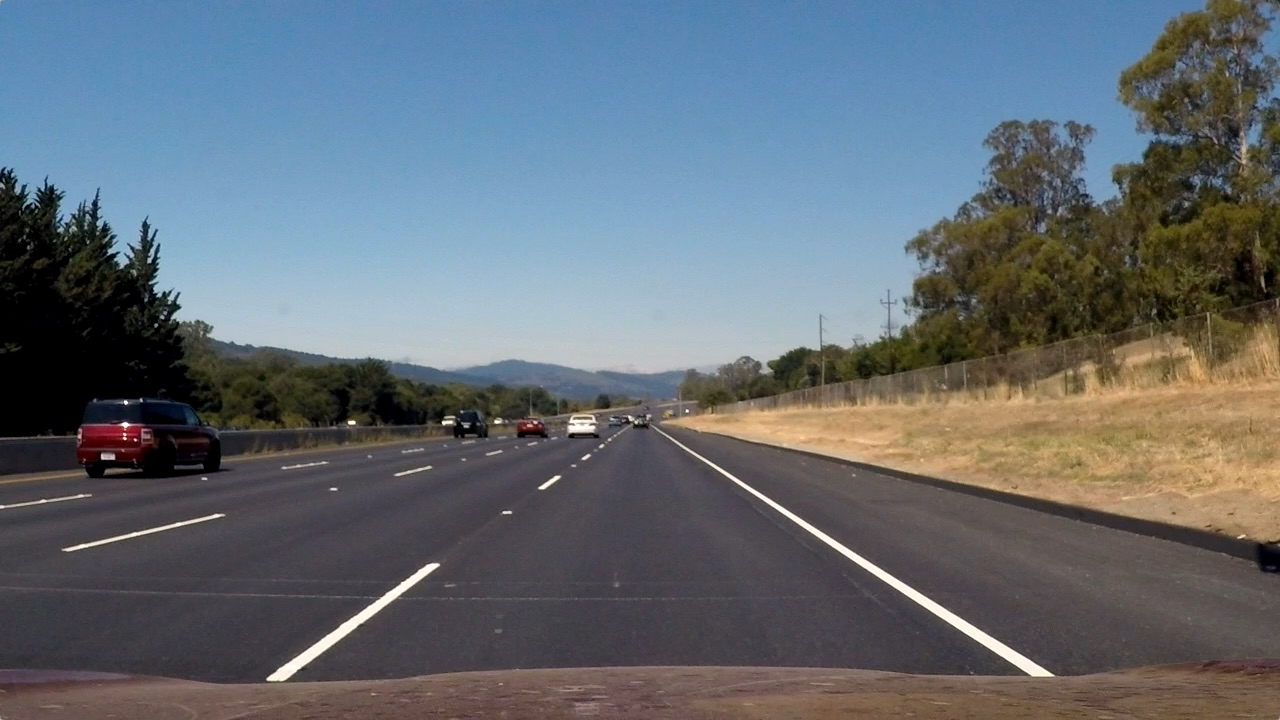
#> input picture test_images/straight_lines2.jpg, 1280 x 720 px
$ jupyter execute --allow-errors Lane-Findings.ipynb   (shell and % lines are left out)   (older library calls are emulated)
#> lines starting #> are read from the running program, lines starting #| are printed output that depends on the picture; after the words box and inside, x2 and y2 are one past the last pixel; in counts of white or black regions, pixels touching at a corner belong together
### screen_grab.py
import numpy as np
import cv2
from PIL import ImageGrab
import time
import matplotlib.pyplot as plt
from lane_findings import process_image

def screen_grab():
    last_time = time.time()
    #image = []
    while True:
        printScreen = np.array(ImageGrab.grab(bbox = (0,40,670,503)))
        print('Loop took {} seconds .'.format(time.time() - last_time))
        last_time  = time.time()
        screen = process_image(printScreen)
        cv2.imshow('window', screen)
        #image.append(printScreen)
        #cv2.imshow('window', cv2.cvtColor(printScreen, cv2.COLOR_BGR2RGB))
        if cv2.waitKey(25) & 0xFF == ord('q'):
            cv2.destroyAllWindows()
            break

    #cv2.imwrite('image.png',np.array(image[7], dtype='float32'))

screen_grab()
#plt.imshow('image.png')

### Lane-Findings.ipynb
[cell 1]
import pickle
import numpy as np
import cv2
import glob
import matplotlib.pyplot as plt
import matplotlib.image as mpimg

[cell 2]
#image = cv2.imread('test_images/straight_lines2.jpg')
image = mpimg.imread('test_images/straight_lines2.jpg')
#> image is the input picture: shape (720, 1280, 3); mean R, G, B 99.4, 107.7, 115.1
image123 = mpimg.imread('test_images/test5.jpg')
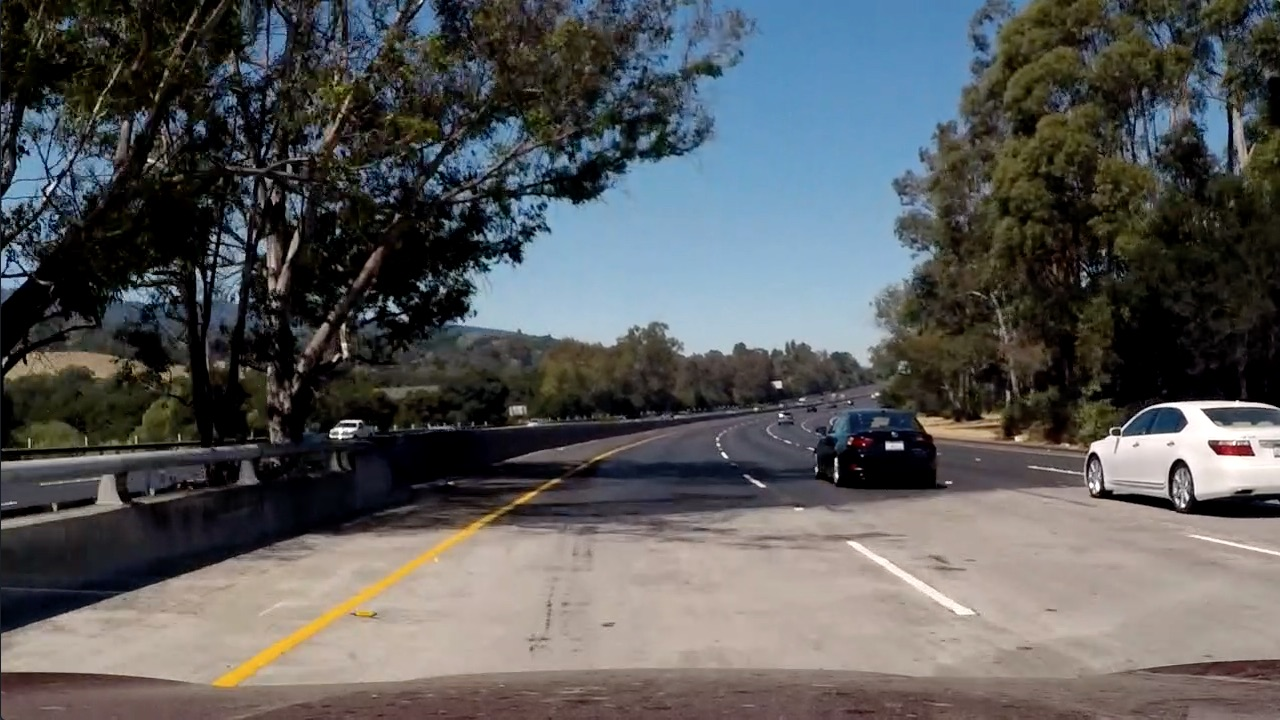
#> input picture test_images/test5.jpg, 1280 x 720 px
#> image123 is the input picture: shape (720, 1280, 3); mean R, G, B 88.5, 89.3, 89.8
print('This image is:', type(image), 'with dimensions:', image.shape)
#| This image is: <class 'numpy.ndarray'> with dimensions: (720, 1280, 3)
plt.imshow(image)
print('\nThis image is distorted')

[cell 3]
# prepare object points, like (0,0,0), (1,0,0), (2,0,0) ....,(6,5,0)
objp = np.zeros((6*9,3), np.float32)
objp[:,:2] = np.mgrid[0:9,0:6].T.reshape(-1,2)

# Arrays to store object points and image points from all the images.
objpoints = [] # 3d points in real world space
imgpoints = [] # 2d points in image plane.

# Make a list of calibration images
images = glob.glob('./Calibration/calibration*.jpg')

# Step through the list and search for chessboard corners
for fname in images:
    img = cv2.imread(fname)
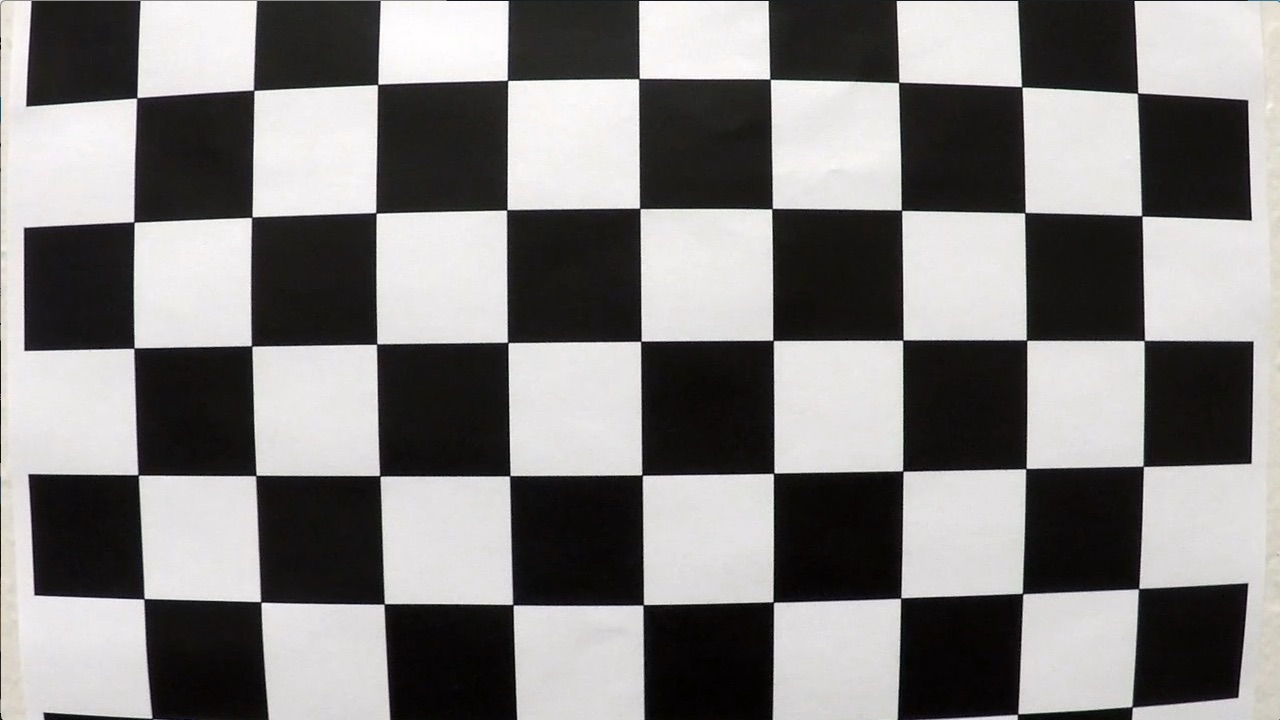
#> input picture Calibration/calibration1.jpg, 1280 x 720 px
#> img is the input picture: shape (720, 1280, 3); mean B, G, R 127.8, 128.4, 130.1
    gray = cv2.cvtColor(img,cv2.COLOR_BGR2GRAY)

    # Find the chessboard corners
    ret, corners = cv2.findChessboardCorners(gray, (9,6),None)
#> ret = False; corners = None

    # If found, add object points, image points
    if ret == True:
        objpoints.append(objp)
        imgpoints.append(corners)

        # Draw and display the corners
        img = cv2.drawChessboardCorners(img, (9,6), corners, ret)
        cv2.imshow('img',img)
        cv2.waitKey(500)

cv2.destroyAllWindows()

[cell 4]
undist_array = []

def cal_undistort(img, objpoints, imgpoints):
    # Use cv2.calibrateCamera() and cv2.undistort()
    ret, mtx, dist, rvecs, tvecs = cv2.calibrateCamera(objpoints, imgpoints, img.shape[1::-1], None, None)
#> ret = 0.644; mtx = [[1057.6, 0, 691.1], [0, 1058.6, 278], [0, 0, 1]]; dist = [[-0.322, 0.709, 0.013, 0.00946, -1.02]]; rvecs = ([0.424, -0.236, 0.0488], [-0.024, 0.4, -0.0295]); tvecs = ([-2.48, 1.1, 17.79], [-17.95, -0.401, 29.17])
    undist = cv2.undistort(img, mtx, dist, None, mtx)
    return undist

test_images = glob.glob('test_images/test*.jpg')
#test_images_straight = glob.glob('test_images/straight_lines*.jpg')

#undistorted = cal_undistort(image, objpoints, imgpoints)

for fname in test_images:
    image1 = mpimg.imread(fname)
    undistorted = cal_undistort(image1, objpoints, imgpoints)
    undist_array.append(undistorted)
    plt.figure()
    plt.imshow(undistorted)

print('\nThese images are undistorted')

[cell 5]
binary_image_array = []

for image in undist_array:
    #image = undistorted
    #gray = cv2.cvtColor(image, cv2.COLOR_RGB2GRAY)
    hls = cv2.cvtColor(image, cv2.COLOR_RGB2HLS)
    s_channel = hls[:,:,2]
    gray = cv2.cvtColor(image, cv2.COLOR_RGB2GRAY)
    sobelx = cv2.Sobel(gray, cv2.CV_64F, 1, 0) # Take the derivative in x
    abs_sobelx = np.absolute(sobelx) # Absolute x derivative to accentuate lines away from horizontal
    scaled_sobel = np.uint8(255*abs_sobelx/np.max(abs_sobelx))
    thresh_min = 20
    thresh_max = 100
    sxbinary = np.zeros_like(scaled_sobel)
    sxbinary[(scaled_sobel >= thresh_min) & (scaled_sobel <= thresh_max)] = 1
    s_thresh_min = 170
    s_thresh_max = 255
    s_binary = np.zeros_like(s_channel)
    s_binary[(s_channel >= s_thresh_min) & (s_channel <= s_thresh_max)] = 1
    color_binary = np.dstack(( np.zeros_like(sxbinary), sxbinary, s_binary)) * 255
    combined_binary = np.zeros_like(sxbinary)
    combined_binary[(s_binary == 1) | (sxbinary == 1)] = 1
    binary_image_array.append(combined_binary)
    plt.figure()
    plt.imshow(combined_binary, cmap='gray')
#> this loop made 1 pass
#> (thresh_min, thresh_max, s_thresh_min, s_thresh_max) on pass 1: (20, 100, 170, 255)
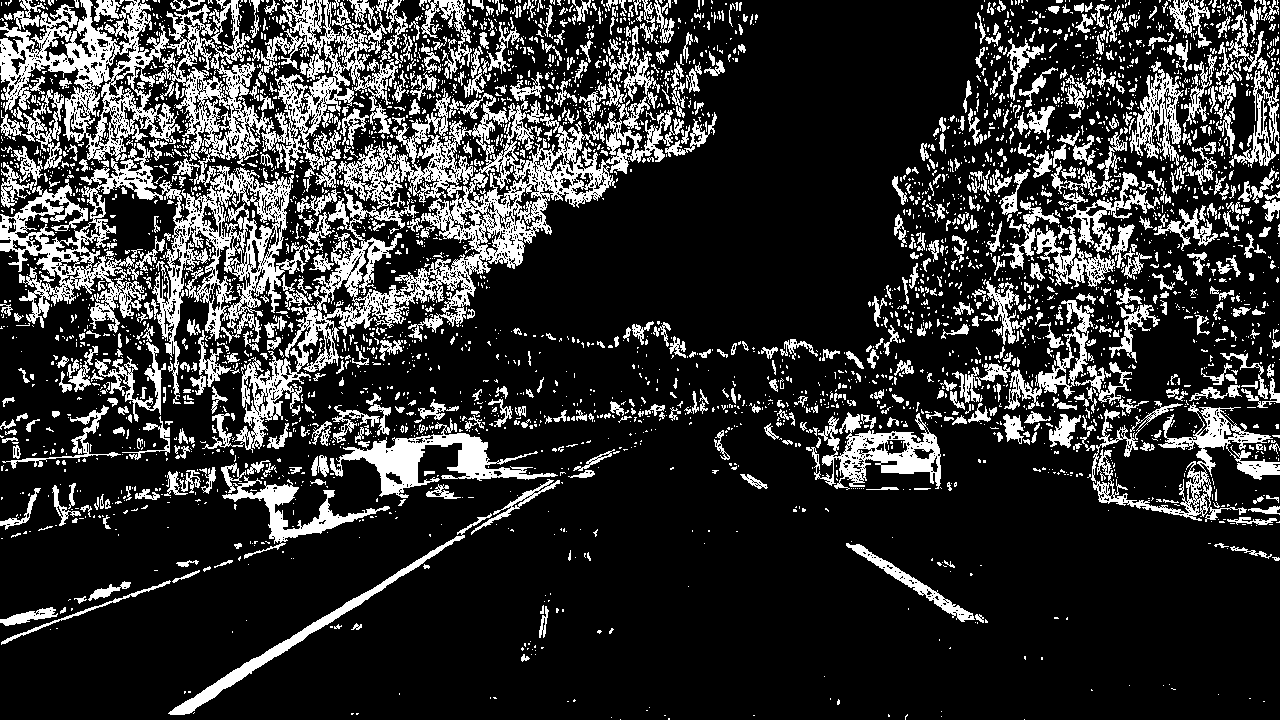
#> combined_binary: shape (720, 1280); values 0 (black) and 1 (white), 20.2% white; 4085 white regions (3317 under 20 px), largest, box (x1, y1, x2, y2) and area: (0, 0, 408, 404) 45498, (234, 78, 684, 453) 25812, (330, 418, 558, 498) 4869
#> s_binary: shape (720, 1280); values 0 (black) and 1 (white), 7.9% white; 2440 white regions (1917 under 20 px), largest, box (x1, y1, x2, y2) and area: (336, 433, 558, 498) 4552, (0, 179, 116, 288) 3819, (168, 535, 465, 715) 2834
#> sxbinary: shape (720, 1280); values 0 (black) and 1 (white), 12.7% white in thin lines or dots
#> after the loop, binary_image_array = 1 item

[cell 6]
nx = 9 # the number of inside corners in x
ny = 6 # the number of inside corners in y

img_size = (image.shape[1], image.shape[0])

src = np.float32([[590,450],[687,450],[1100,720],[200,720]])

dst = np.float32([[300,0],[900,0],[900,720],[300,720]])

M = cv2.getPerspectiveTransform(src, dst)

M_inverse = cv2.getPerspectiveTransform(dst, src)

[cell 7]
def warper(img, src, dst):

    # Compute and apply perpective transform
    img_size = (img.shape[1], img.shape[0])
    M = cv2.getPerspectiveTransform(src, dst)
    warped = cv2.warpPerspective(img, M, img_size, flags=cv2.INTER_NEAREST)  # keep same size as input image

    return warped

[cell 8]
binary_warped_images = []
for img in binary_image_array:
    warped_image = warper(img, src, dst)
    #warped_image_gray = cv2.cvtColor(warped_image,cv2.COLOR_BGR2GRAY)
    plt.figure()
    plt.imshow(warped_image, cmap='gray')
    binary_warped_images.append(warped_image)
#> this loop made 1 pass
#> img_size in warper on pass 1: (1280, 720)
#> after the loop, binary_warped_images = 1 item

[cell 9]
def find_lane_pixels(binary_warped):
    # Take a histogram of the bottom half of the image
    histogram = np.sum(binary_warped[binary_warped.shape[0]//2:,:], axis=0)
    # Create an output image to draw on and visualize the result
    out_img = np.dstack((binary_warped, binary_warped, binary_warped))
    # Find the peak of the left and right halves of the histogram
    # These will be the starting point for the left and right lines
    midpoint = np.int(histogram.shape[0]//2)
    leftx_base = np.argmax(histogram[:midpoint])
    rightx_base = np.argmax(histogram[midpoint:]) + midpoint

    # HYPERPARAMETERS
    # Choose the number of sliding windows
    nwindows = 9
    # Set the width of the windows +/- margin
    margin = 100
    # Set minimum number of pixels found to recenter window
    minpix = 50

    # Set height of windows - based on nwindows above and image shape
    window_height = np.int(binary_warped.shape[0]//nwindows)
    # Identify the x and y positions of all nonzero pixels in the image
    nonzero = binary_warped.nonzero()
    nonzeroy = np.array(nonzero[0])
    nonzerox = np.array(nonzero[1])
    # Current positions to be updated later for each window in nwindows
    leftx_current = leftx_base
    rightx_current = rightx_base

    # Create empty lists to receive left and right lane pixel indices
    left_lane_inds = []
    right_lane_inds = []

    # Step through the windows one by one
    for window in range(nwindows):
        # Identify window boundaries in x and y (and right and left)
        win_y_low = binary_warped.shape[0] - (window+1)*window_height
        win_y_high = binary_warped.shape[0] - window*window_height
        ### TO-DO: Find the four below boundaries of the window ###
        win_xleft_low = leftx_current - margin
        win_xleft_high = leftx_current + margin
        win_xright_low = rightx_current - margin
        win_xright_high = rightx_current + margin

        # Draw the windows on the visualization image
        cv2.rectangle(out_img,(win_xleft_low,win_y_low),
        (win_xleft_high,win_y_high),(0,255,0), 2)
        cv2.rectangle(out_img,(win_xright_low,win_y_low),
        (win_xright_high,win_y_high),(0,255,0), 2)

        ### TO-DO: Identify the nonzero pixels in x and y within the window ###
        good_left_inds = ((nonzeroy >= win_y_low) & (nonzeroy < win_y_high) &
        (nonzerox >= win_xleft_low) &  (nonzerox < win_xleft_high)).nonzero()[0]
        good_right_inds = ((nonzeroy >= win_y_low) & (nonzeroy < win_y_high) &
        (nonzerox >= win_xright_low) &  (nonzerox < win_xright_high)).nonzero()[0]

        # Append these indices to the lists
        left_lane_inds.append(good_left_inds)
        right_lane_inds.append(good_right_inds)

        ### TO-DO: If you found > minpix pixels, recenter next window ###
        ### (`right` or `leftx_current`) on their mean position ###

        if len(good_left_inds) > minpix:
            leftx_current = np.int(np.mean(nonzerox[good_left_inds]))
        if len(good_right_inds) > minpix:
            rightx_current = np.int(np.mean(nonzerox[good_right_inds]))

    # Concatenate the arrays of indices (previously was a list of lists of pixels)
    try:
        left_lane_inds = np.concatenate(left_lane_inds)
        right_lane_inds = np.concatenate(right_lane_inds)
    except ValueError:
        # Avoids an error if the above is not implemented fully
        pass

    # Extract left and right line pixel positions
    leftx = nonzerox[left_lane_inds]
    lefty = nonzeroy[left_lane_inds]
    rightx = nonzerox[right_lane_inds]
    righty = nonzeroy[right_lane_inds]

    return leftx, lefty, rightx, righty, out_img


def fit_polynomial(binary_warped):
    # Find our lane pixels first
    leftx, lefty, rightx, righty, out_img = find_lane_pixels(binary_warped)

    # Fit a second order polynomial to each using `np.polyfit`
    left_fit = np.polyfit(lefty, leftx, 2)
    right_fit = np.polyfit(righty, rightx, 2)

    # Generate x and y values for plotting
    ploty = np.linspace(0, binary_warped.shape[0]-1, binary_warped.shape[0] )
    try:
        left_fitx = left_fit[0]*ploty**2 + left_fit[1]*ploty + left_fit[2]
        right_fitx = right_fit[0]*ploty**2 + right_fit[1]*ploty + right_fit[2]
    except TypeError:
        # Avoids an error if `left` and `right_fit` are still none or incorrect
        print('The function failed to fit a line!')
        left_fitx = 1*ploty**2 + 1*ploty
        right_fitx = 1*ploty**2 + 1*ploty

    ## Visualization ##
    # Colors in the left and right lane regions
    out_img[lefty, leftx] = [255, 0, 0]
    out_img[righty, rightx] = [0, 0, 255]

    # Plots the left and right polynomials on the lane lines
    plt.plot(left_fitx, ploty, color='yellow')
    plt.plot(right_fitx, ploty, color='yellow')

    return out_img


#out_img = fit_polynomial(binary_warped_images[0])
#plt.imshow(out_img)
for img in binary_warped_images:
    result = fit_polynomial(img)
    plt.imshow(result)
    plt.figure()
#> this loop made 1 pass

[cell 10]
def measure_radius_of_curvature(x_values, binary_warped):
    num_rows = binary_warped.shape[0]

    ym_per_pix = 30/720 # meters per pixel in y dimension
    xm_per_pix = 3.7/700 # meters per pixel in x dimension
    # If no pixels were found return None
    y_points = np.linspace(0, num_rows-1, num_rows)
    y_eval = np.max(y_points)

    # Fit new polynomials to x,y in world space
    fit_cr = np.polyfit(y_points*ym_per_pix, x_values*xm_per_pix, 2)
    curverad = ((1 + (2*fit_cr[0]*y_eval*ym_per_pix + fit_cr[1])**2)**1.5) / np.absolute(2*fit_cr[0])
    return curverad

[cell 11]
final_lane_images = []

left_fit = np.array([ 2.13935315e-04, -3.77507980e-01,  4.76902175e+02])
right_fit = np.array([4.17622148e-04, -4.93848953e-01,  1.11806170e+03])

def fit_poly(img_shape, leftx, lefty, rightx, righty):
     ### TO-DO: Fit a second order polynomial to each with np.polyfit() ###
    left_fit = np.polyfit(lefty, leftx, 2)
    right_fit = np.polyfit(righty, rightx, 2)
    # Generate x and y values for plotting
    ploty = np.linspace(0, img_shape[0]-1, img_shape[0])
    ### TO-DO: Calc both polynomials using ploty, left_fit and right_fit ###
    left_fitx = left_fit[0]*ploty**2 + left_fit[1]*ploty + left_fit[2]
    right_fitx = right_fit[0]*ploty**2 + right_fit[1]*ploty + right_fit[2]

    return left_fitx, right_fitx, ploty

def search_around_poly(binary_warped):
    # HYPERPARAMETER
    # Choose the width of the margin around the previous polynomial to search
    # The quiz grader expects 100 here, but feel free to tune on your own!
    margin = 100

    # Grab activated pixels
    nonzero = binary_warped.nonzero()
    nonzeroy = np.array(nonzero[0])
    nonzerox = np.array(nonzero[1])

    ### TO-DO: Set the area of search based on activated x-values ###
    ### within the +/- margin of our polynomial function ###
    ### Hint: consider the window areas for the similarly named variables ###
    ### in the previous quiz, but change the windows to our new search area ###
    left_lane_inds = ((nonzerox > (left_fit[0]*(nonzeroy**2) + left_fit[1]*nonzeroy +
                    left_fit[2] - margin)) & (nonzerox < (left_fit[0]*(nonzeroy**2) +
                    left_fit[1]*nonzeroy + left_fit[2] + margin)))
    right_lane_inds = ((nonzerox > (right_fit[0]*(nonzeroy**2) + right_fit[1]*nonzeroy +
                    right_fit[2] - margin)) & (nonzerox < (right_fit[0]*(nonzeroy**2) +
                    right_fit[1]*nonzeroy + right_fit[2] + margin)))

    # Again, extract left and right line pixel positions
    leftx = nonzerox[left_lane_inds]
    lefty = nonzeroy[left_lane_inds]
    rightx = nonzerox[right_lane_inds]
    righty = nonzeroy[right_lane_inds]

    # Fit new polynomials
    left_fitx, right_fitx, ploty = fit_poly(binary_warped.shape, leftx, lefty, rightx, righty)


    left_curve_radius = measure_radius_of_curvature(left_fitx, binary_warped)
    right_curve_radius = measure_radius_of_curvature(right_fitx, binary_warped)
    average_curve_radius = (left_curve_radius + right_curve_radius)/2
    curvature_string = "Radius of curvature: %.2f m" % average_curve_radius
    print(curvature_string)

    road_center = (right_fitx[719] + left_fitx[719])/2

    xm_per_pix = 3.7/700 # meters per pixel in x dimension

    center_offset_pixels = abs(img_size[0]/2 - road_center)
    center_offset_meters = xm_per_pix*center_offset_pixels
    offset = "Center offset: %.2f m" % center_offset_meters
    print(offset)

    ## Visualization ##
    # Create an image to draw on and an image to show the selection window
    out_img = np.dstack((binary_warped, binary_warped, binary_warped))*255
    window_img = np.zeros_like(out_img)
    # Color in left and right line pixels
    out_img[nonzeroy[left_lane_inds], nonzerox[left_lane_inds]] = [255, 0, 0]
    out_img[nonzeroy[right_lane_inds], nonzerox[right_lane_inds]] = [0, 0, 255]

    # Generate a polygon to illustrate the search window area
    # And recast the x and y points into usable format for cv2.fillPoly()
    left_line_window1 = np.array([np.transpose(np.vstack([left_fitx-margin, ploty]))])
    left_line_window2 = np.array([np.flipud(np.transpose(np.vstack([left_fitx+margin,
                              ploty])))])
    left_line_pts = np.hstack((left_line_window1, left_line_window2))
    right_line_window1 = np.array([np.transpose(np.vstack([right_fitx-margin, ploty]))])
    right_line_window2 = np.array([np.flipud(np.transpose(np.vstack([right_fitx+margin,
                              ploty])))])
    right_line_pts = np.hstack((right_line_window1, right_line_window2))

    # Draw the lane onto the warped blank image
    cv2.fillPoly(window_img, np.int_([left_line_pts]), (0,255, 0))
    cv2.fillPoly(window_img, np.int_([right_line_pts]), (0,255, 0))
    result = cv2.addWeighted(out_img, 1, window_img, 0.3, 0)

    # Plot the polynomial lines onto the image
    plt.plot(left_fitx, ploty, color='yellow')
    plt.plot(right_fitx, ploty, color='yellow')
    ## End visualization steps ##

    return result


# Run image through the pipeline
# Note that in your project, you'll also want to feed in the previous fits
for image in binary_warped_images:
    result = search_around_poly(image)
    final_lane_images.append(result)
    plt.imshow(result)
    plt.figure()
#> this loop made 1 pass
#> (printed output is left out)
#> after the loop, final_lane_images = 1 item
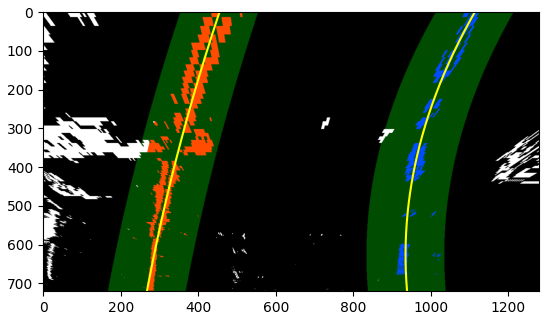
#> figure drawn by matplotlib, 1 panel
#> (the rest of the program and of its run is left out)
